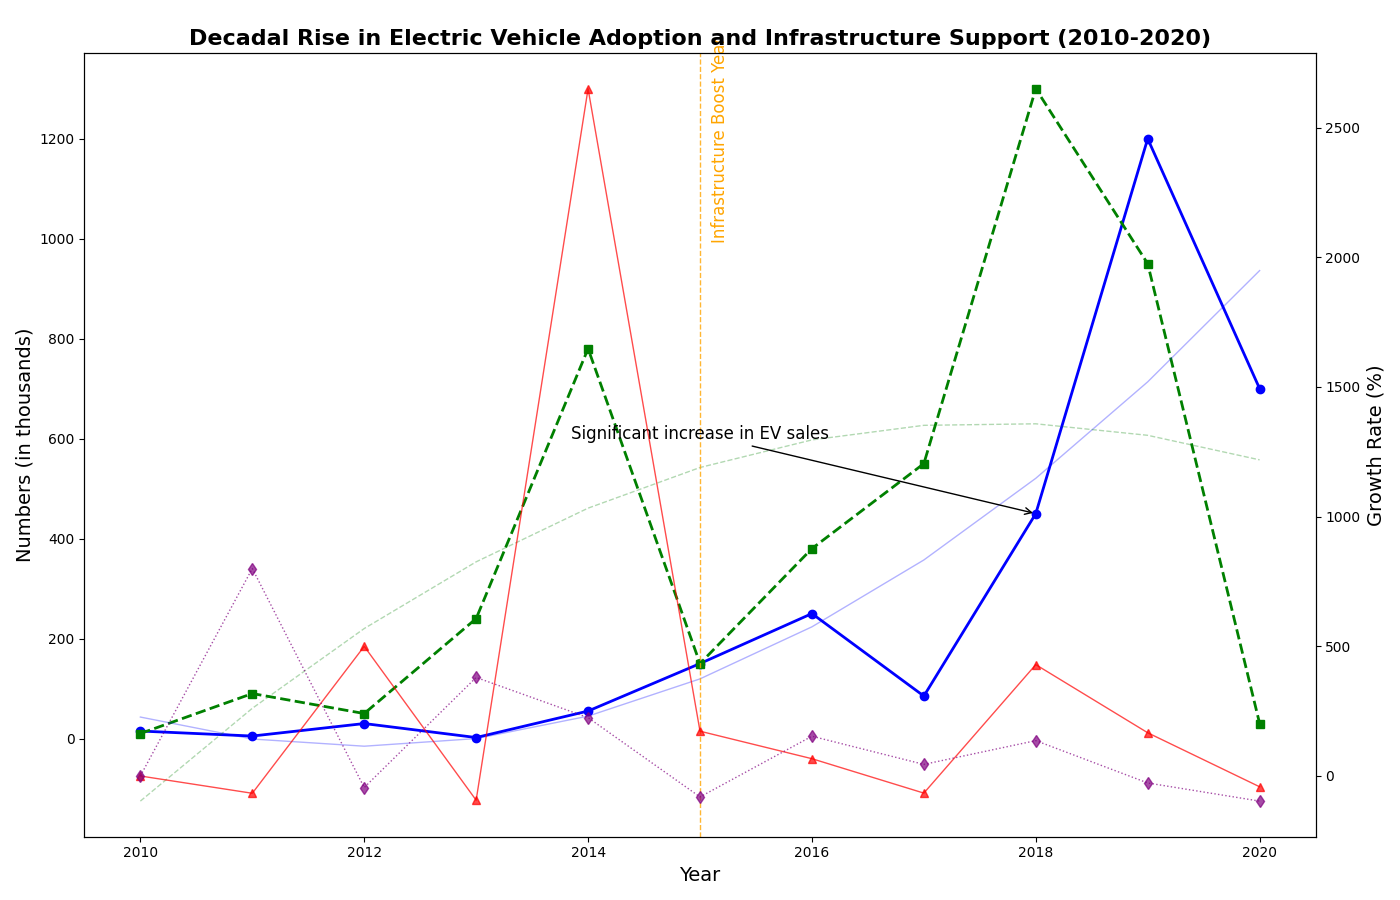

Generate this figure with Python:
import matplotlib.pyplot as plt
import numpy as np

years = np.arange(2010, 2021)
num_evs_sold = [15, 5, 30, 2, 55, 150, 250, 85, 450, 1200, 700]  # Shuffled values
charging_stations = [10, 90, 50, 240, 780, 150, 380, 550, 1300, 950, 30]  # Shuffled values

def growth_rate(data):
    rates = [0]
    for i in range(1, len(data)):
        rates.append((data[i] - data[i-1]) / data[i-1] * 100)
    return rates

ev_growth_rate = growth_rate(num_evs_sold)
charging_station_rate = growth_rate(charging_stations)

fig, ax1 = plt.subplots(figsize=(14, 9))

ax1.plot(years, num_evs_sold, color='blue', linestyle='-', linewidth=2, marker='o')
ax1.plot(years, charging_stations, color='green', linestyle='--', linewidth=2, marker='s')

ax2 = ax1.twinx()
ax2.plot(years, ev_growth_rate, color='red', linestyle='-', linewidth=1, marker='^', alpha=0.7)
ax2.plot(years, charging_station_rate, color='purple', linestyle=':', linewidth=1, marker='d', alpha=0.7)

ax1.set_title('Decadal Rise in Electric Vehicle Adoption and Infrastructure Support (2010-2020)', fontsize=16, weight='bold')
ax1.set_xlabel("Year", fontsize=14)
ax1.set_ylabel("Numbers (in thousands)", fontsize=14)
ax2.set_ylabel("Growth Rate (%)", fontsize=14, color='black')

z_evs = np.polyfit(years, num_evs_sold, 2)
p_evs = np.poly1d(z_evs)
ax1.plot(years, p_evs(years), color='blue', linestyle='-', alpha=0.3, linewidth=1)

z_stations = np.polyfit(years, charging_stations, 2)
p_stations = np.poly1d(z_stations)
ax1.plot(years, p_stations(years), color='green', linestyle='--', alpha=0.3, linewidth=1)

ax1.annotate('Significant increase in EV sales', xy=(2018, 450), xytext=(2015, 600),
             arrowprops=dict(facecolor='black', arrowstyle='->'),
             fontsize=12, ha='center')

highlight_year = 2015
ax1.axvline(x=highlight_year, color='orange', linestyle='--', linewidth=1, alpha=0.8)
ax1.text(highlight_year + 0.1, 1000, 'Infrastructure Boost Year', color='orange', fontsize=12, rotation=90)

plt.tight_layout()
plt.show()
